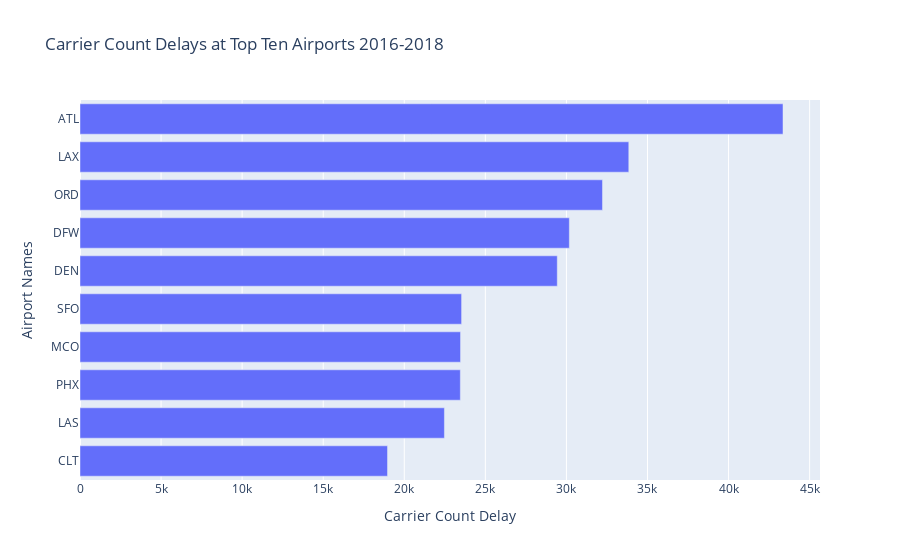

This figure's notebook cell:
### Code cell
#Rename columns: year, month and date
rename_airport_data = csv1.rename(columns={
    "locationID": "Airport Names",
    "carrier_ct": "Carrier Count Delay",
    })
#Rename columns: year, month and date
rename_airport_data2 = csv2.rename(columns={
    "locationID": "Airport Names",
    "carrier_ct": "Carrier Count Delay",
    })
fig = px.bar(rename_airport_data, x='Carrier Count Delay', y='Airport Names', orientation='h', title="Carrier Count Delays at Top Ten Airports 2016-2018")
fig.update_layout(
    yaxis=dict(
        autorange="reversed"
    )
)
fig.show()

### Figure 1 — Plotly figure (JSON) as saved in the notebook; plotly's stock layout.template omitted (floating-point values rounded to 4 significant figures)
{"data": [{"alignmentgroup": "True", "hovertemplate": "Carrier Count Delay=%{x}<br>Airport Names=%{y}<extra></extra>", "legendgroup": "", "marker": {"color": "#636efa"}, "name": "", "offsetgroup": "", "orientation": "h", "showlegend": false, "textposition": "auto", "type": "bar", "x": [43360.0, 33850.0, 32220.0, 30180.0, 29440.0, 23530.0, 23470.0, 23460.0, 22480.0, 18970.0], "xaxis": "x", "y": ["ATL", "LAX", "ORD", "DFW", "DEN", "SFO", "MCO", "PHX", "LAS", "CLT"], "yaxis": "y"}], "layout": {"autosize": true, "barmode": "relative", "legend": {"tracegroupgap": 0}, "title": {"text": "Carrier Count Delays at Top Ten Airports 2016-2018"}, "xaxis": {"anchor": "y", "autorange": true, "domain": [0, 1], "range": [0, 45640.0], "title": {"text": "Carrier Count Delay"}, "type": "linear"}, "yaxis": {"anchor": "x", "autorange": true, "domain": [0, 1], "range": [9.5, -0.5], "title": {"text": "Airport Names"}, "type": "category"}}}
